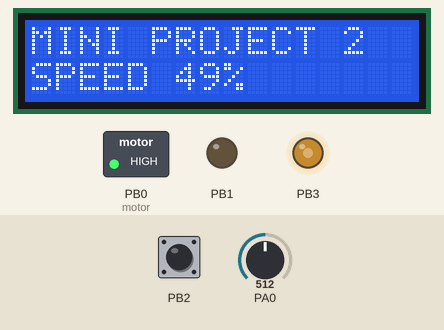
Recording of a program running on a simulated ATmega16, built with avr-gcc and emulated at 1 MHz. Shown: 16×2 character LCD, switched loads named in the program (green lamp = pin HIGH), output pins drawn as LEDs (lit = HIGH). Wiring (inferred from the names in the program): character LCD (HD44780): RS PC0; R/W PC1; E PC2; data PD0, PD1, PD2, PD3, PD4, PD5, PD6, PD7. The inputs (shaded band) are chosen by the test bench; at power-on: PA0 = 512, PB2 HIGH. Pins used as bus, display or sensor lines are not drawn.

Above: at 1.2 s.
1.3 s: PA0 set to 716
At 1.7 s:
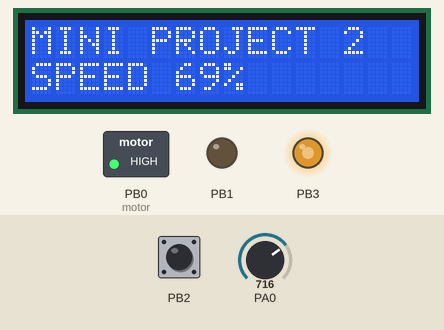
2.8 s: PA0 set to 900
At 3.8 s:
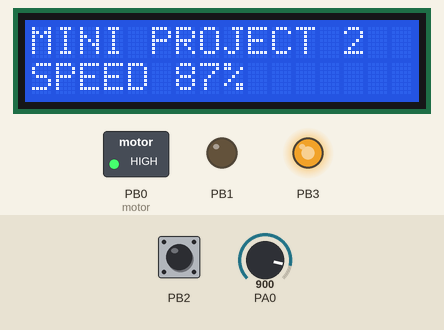
4.3 s: PB2 pulled LOW for 0.15 s
At 5.3 s:
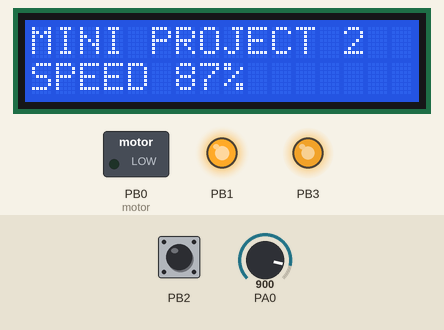
5.9 s: PA0 set to 306
At 7.1 s:
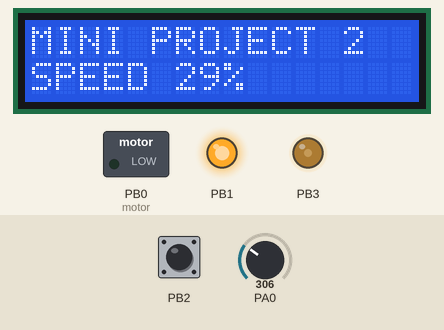
7.4 s: PA0 set to 245
At 8.0 s:
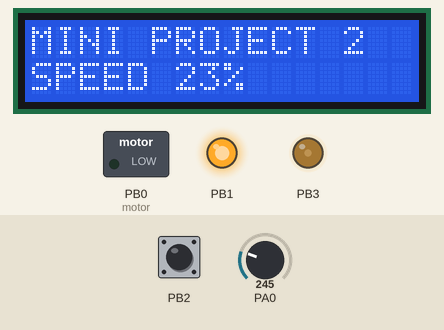
8.9 s: PB2 pulled LOW for 1 s
At 10.0 s:
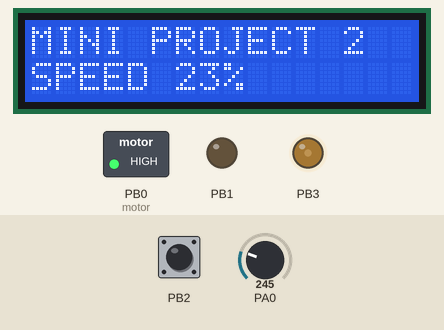
Timing chart, 0 to 11.9 s (numbered marks = the images above; inputs shaded):
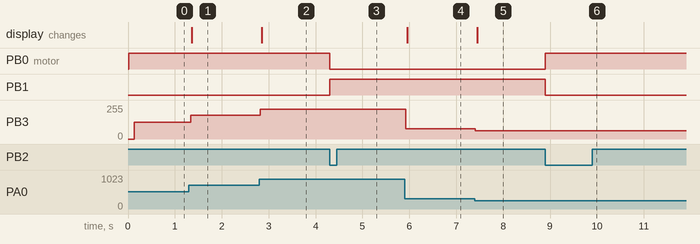

Measured:
- after the input at 1.3 s, PB3: 127/255 → 178/255 at once; the display: changes after 0.06 s (image 1)
- after the input at 2.8 s, PB3: 178/255 → 224/255 at once; the display: changes after 0.06 s (image 2)
- after the input at 4.3 s, PB0 (motor): HIGH → LOW at once; PB1: LOW → HIGH at once
- after the input at 5.9 s, PB3: 224/255 → 76/255 at once; the display: changes after 0.06 s (image 4)
- after the input at 7.4 s, PB3: 76/255 → 61/255 at once; the display: changes at once (image 5)
- after the input at 8.9 s, PB0 (motor): LOW → HIGH at once; PB1: HIGH → LOW at once

The program:

Main.c
```c
/*************************************************************************************
 *  Main.c
 *
 *  Description: The main code of the second mini project in the embedded diploma
 *  Created on: Sep 26, 2018
 *  Author: Ahmad Ganzouri
 *************************************************************************************/

#include "lcd.h"
#include "adc.h"
#define TIMER0_MAX 255
#define ADC_MAX 1023

/* ISR of the Interrupt 2 to reverse the direction of the motor at the falling edge */

ISR(INT2_vect)
{
	PORTB ^= (1<<PB1);
	PORTB ^= (1<<PB0);
}

/* functions prototypes*/

void INT2_Init(void);
void Timer0_PWM_Init(unsigned char set_duty_cycle);

/* global variables definitions */
uint16 duty_cycle;
uint16 pot_value;


int main ()
{
	LCD_init();
	ADC_init();
	Timer0_PWM_Init(0);     /* Init of TIMER0 PWM with 0 duty cycle */
	INT2_Init();            /* Init the Interrupt and SREG */
	DDRB |= (1<<PB0) | (1 << PB1); /* Setting PB0 , PB1 as output pins for the motor */
	PORTB|= (1<<PB0);       /* setting the direction of the motor at the first PB0 =1 , PB1 = 0 */
	LCD_clearScreen();
	LCD_displayString("MINI PROJECT 2");
	LCD_goToRowColumn(1,0);
	LCD_displayString("SPEED");
	while(1)
	{
	/*Reading the value of the pot and convert it by ADC Channel 0*/
     pot_value = ADC_readChannel(0);
     /* Converting the value to the range of 0~256 to fit the TIMER0 range */
     duty_cycle = ((float)pot_value/ADC_MAX)*TIMER0_MAX;
     /* write the duty cycle value into Register OCR0 to change the speed */
     OCR0 = duty_cycle;

     /* to show the percentage of the motor speed at LCD */

     LCD_displayString("   ");
     LCD_goToRowColumn(1,6);
     LCD_intgerToString((duty_cycle*100)/TIMER0_MAX);
     LCD_displayCharacter('%');
	}
}


/* External INT2 enable and configuration function */
void INT2_Init(void)
{
	SREG   &= ~(1<<7);      /* Disable interrupts by clearing I-bit*/
	DDRB   &= (~(1<<PB2));   /* Configure INT2/PB2 as input pin */
	PORTB  |= (1<<PB2);      /* enable internal pull up resistor */
	GICR   |= (1<<INT2);	/* Enable external interrupt pin INT2*/
	MCUCSR &= ~(1<<ISC2);    /* Trigger INT2 with the falling edge*/
	SREG   |= (1<<7);       /* Enable interrupts by setting I-bit*/
}

void Timer0_PWM_Init(unsigned char set_duty_cycle)
{

	TCNT0 = 0; // Timer initial value

	OCR0  = set_duty_cycle; //compare value

	DDRB  = DDRB | (1<<PB3); //set OC0 as output pin --> pin where the PWM signal is generated from MC

	/* Configure timer control register
	 * 1. Fast PWM mode FOC0=0
	 * 2. Fast PWM Mode WGM01=1 & WGM00=1
	 * 3. Clear OC0 when match occurs (non inverted mode) COM00=0 & COM01=1
	 * 4. clock = F_CPU/8 CS00=0 CS01=1 CS02=0
	 */
	TCCR0 = (1<<WGM00) | (1<<WGM01) | (1<<COM01) | (1<<CS01);
}
```

adc.c
```c
 /******************************************************************************
 *
 * Module: ADC
 *
 * File Name: adc.c
 *
 * Description: Source file for the ATmega16 ADC driver
 *
 * Author: Mohamed Tarek
 *
 *******************************************************************************/

#include "adc.h"

/*******************************************************************************
 *                      Functions Definitions                                  *
 *******************************************************************************/

void ADC_init(void)
{
	/* ADMUX Register Bits Description:
	 * REFS1:0 = 00 to choose to connect external reference voltage by input this voltage through AREF pin
	 * ADLAR   = 0 right adjusted
	 * MUX4:0  = 00000 to choose channel 0 as initialization
	 */
	ADMUX = 0;

	/* ADCSRA Register Bits Description:
	 * ADEN    = 1 Enable ADC
	 * ADIE    = 0 Disable ADC Interrupt
	 * ADPS2:0 = 011 to choose ADC_Clock=F_CPU/8=1Mhz/8=125Khz --> ADC must operate in range 50-200Khz
	 */
	ADCSRA = (1<<ADEN) | (1<<ADPS1) | (1<<ADPS0);
}

uint16 ADC_readChannel(uint8 channel_num)
{
	channel_num &= 0x07; /* channel number must be from 0 --> 7 */
	ADMUX &= 0xE0; /* clear first 5 bits in the ADMUX (channel number MUX4:0 bits) before set the required channel */
	ADMUX = ADMUX | channel_num; /* choose the correct channel by setting the channel number in MUX4:0 bits */
	SET_BIT(ADCSRA,ADSC); /* start conversion write '1' to ADSC */
	while(BIT_IS_CLEAR(ADCSRA,ADIF)); /* wait for conversion to complete ADIF becomes '1' */
	SET_BIT(ADCSRA,ADIF); /* clear ADIF by write '1' to it :) */
	return ADC; /* return the data register */
}
```

adc.h
```c
 /******************************************************************************
 *
 * Module: ADC
 *
 * File Name: adc.h
 *
 * Description: header file for the ATmega16 ADC driver
 *
 * Author: Mohamed Tarek
 *
 *******************************************************************************/

#ifndef ADC_H_
#define ADC_H_

#include "micro_config.h"
#include "std_types.h"
#include "common_macros.h"

/*******************************************************************************
 *                      Functions Prototypes                                   *
 *******************************************************************************/

/*
 * Description :
 * Function responsible for initialize the ADC driver.
 */
void ADC_init(void);

/*
 * Description :
 * Function responsible for read analog data from a certain ADC channel
 * and convert it to digital using the ADC driver.
 */
uint16 ADC_readChannel(uint8 channel_num);

#endif /* ADC_H_ */
```

micro_config.h
```c
 /******************************************************************************
 *
 * Module: Micro - Configuration
 *
 * File Name: Micro_Config.h
 *
 * Description: File include all Microcontroller libraries
 *
 * Author: Mohamed Tarek
 *
 *******************************************************************************/

#ifndef MICRO_CONFIG_H_
#define MICRO_CONFIG_H_

#ifndef F_CPU
#define F_CPU 1000000UL //1MHz Clock frequency
#endif

#include <avr/io.h>
#include <avr/interrupt.h>
#include <util/delay.h>

#endif /* MICRO_CONFIG_H_ */
```

lcd.c
```c
 /******************************************************************************
 *
 * Module: LCD
 *
 * File Name: lcd.c
 *
 * Description: Source file for the LCD driver
 *
 * Author: Mohamed Tarek
 *
 *******************************************************************************/

#include "lcd.h"

/*******************************************************************************
 *                      Functions Definitions                                  *
 *******************************************************************************/
void LCD_init(void)
{
	LCD_CTRL_PORT_DIR |= (1<<E) | (1<<RS) | (1<<RW); /* Configure the control pins(E,RS,RW) as output pins */

	#if (DATA_BITS_MODE == 4)
		#ifdef UPPER_PORT_PINS
			LCD_DATA_PORT_DIR |= 0xF0; /* Configure the highest 4 bits of the data port as output pins */
		#else
			LCD_DATA_PORT_DIR |= 0x0F; /* Configure the lowest 4 bits of the data port as output pins */
		#endif
		LCD_sendCommand(FOUR_BITS_DATA_MODE); /* initialize LCD in 4-bit mode */
		LCD_sendCommand(TWO_LINE_LCD_Four_BIT_MODE); /* use 2-line lcd + 4-bit Data Mode + 5*7 dot display Mode */
	#elif (DATA_BITS_MODE == 8)
		LCD_DATA_PORT_DIR = 0xFF; /* Configure the data port as output port */
		LCD_sendCommand(TWO_LINE_LCD_Eight_BIT_MODE); /* use 2-line lcd + 8-bit Data Mode + 5*7 dot display Mode */
	#endif

	LCD_sendCommand(CURSOR_OFF); /* cursor off */
	LCD_sendCommand(CLEAR_COMMAND); /* clear LCD at the beginning */
}

void LCD_sendCommand(uint8 command)
{
	CLEAR_BIT(LCD_CTRL_PORT,RS); /* Instruction Mode RS=0 */
	CLEAR_BIT(LCD_CTRL_PORT,RW); /* write data to LCD so RW=0 */
	_delay_ms(1); /* delay for processing Tas = 50ns */
	SET_BIT(LCD_CTRL_PORT,E); /* Enable LCD E=1 */
	_delay_ms(1); /* delay for processing Tpw - Tdws = 190ns */
#if (DATA_BITS_MODE == 4)
	/* out the highest 4 bits of the required command to the data bus D4 --> D7 */
#ifdef UPPER_PORT_PINS
	LCD_DATA_PORT = (LCD_DATA_PORT & 0x0F) | (command & 0xF0);
#else
	LCD_DATA_PORT = (LCD_DATA_PORT & 0xF0) | ((command & 0xF0) >> 4);
#endif

	_delay_ms(1); /* delay for processing Tdsw = 100ns */
	CLEAR_BIT(LCD_CTRL_PORT,E); /* disable LCD E=0 */
	_delay_ms(1); /* delay for processing Th = 13ns */
	SET_BIT(LCD_CTRL_PORT,E); /* Enable LCD E=1 */
	_delay_ms(1); /* delay for processing Tpw - Tdws = 190ns */

	/* out the lowest 4 bits of the required command to the data bus D4 --> D7 */
#ifdef UPPER_PORT_PINS
	LCD_DATA_PORT = (LCD_DATA_PORT & 0x0F) | ((command & 0x0F) << 4);
#else
	LCD_DATA_PORT = (LCD_DATA_PORT & 0xF0) | (command & 0x0F);
#endif

	_delay_ms(1); /* delay for processing Tdsw = 100ns */
	CLEAR_BIT(LCD_CTRL_PORT,E); /* disable LCD E=0 */
	_delay_ms(1); /* delay for processing Th = 13ns */
#elif (DATA_BITS_MODE == 8)
	LCD_DATA_PORT = command; /* out the required command to the data bus D0 --> D7 */
	_delay_ms(1); /* delay for processing Tdsw = 100ns */
	CLEAR_BIT(LCD_CTRL_PORT,E); /* disable LCD E=0 */
	_delay_ms(1); /* delay for processing Th = 13ns */
#endif
}

void LCD_displayCharacter(uint8 data)
{
	SET_BIT(LCD_CTRL_PORT,RS); /* Data Mode RS=1 */
	CLEAR_BIT(LCD_CTRL_PORT,RW); /* write data to LCD so RW=0 */
	_delay_ms(1); /* delay for processing Tas = 50ns */
	SET_BIT(LCD_CTRL_PORT,E); /* Enable LCD E=1 */
	_delay_ms(1); /* delay for processing Tpw - Tdws = 190ns */
#if (DATA_BITS_MODE == 4)
	/* out the highest 4 bits of the required data to the data bus D4 --> D7 */
#ifdef UPPER_PORT_PINS
	LCD_DATA_PORT = (LCD_DATA_PORT & 0x0F) | (data & 0xF0);
#else
	LCD_DATA_PORT = (LCD_DATA_PORT & 0xF0) | ((data & 0xF0) >> 4);
#endif

	_delay_ms(1); /* delay for processing Tdsw = 100ns */
	CLEAR_BIT(LCD_CTRL_PORT,E); /* disable LCD E=0 */
	_delay_ms(1); /* delay for processing Th = 13ns */
	SET_BIT(LCD_CTRL_PORT,E); /* Enable LCD E=1 */
	_delay_ms(1); /* delay for processing Tpw - Tdws = 190ns */

	/* out the lowest 4 bits of the required data to the data bus D4 --> D7 */
#ifdef UPPER_PORT_PINS
	LCD_DATA_PORT = (LCD_DATA_PORT & 0x0F) | ((data & 0x0F) << 4);
#else
	LCD_DATA_PORT = (LCD_DATA_PORT & 0xF0) | (data & 0x0F);
#endif

	_delay_ms(1); /* delay for processing Tdsw = 100ns */
	CLEAR_BIT(LCD_CTRL_PORT,E); /* disable LCD E=0 */
	_delay_ms(1); /* delay for processing Th = 13ns */
#elif (DATA_BITS_MODE == 8)
	LCD_DATA_PORT = data; /* out the required command to the data bus D0 --> D7 */
	_delay_ms(1); /* delay for processing Tdsw = 100ns */
	CLEAR_BIT(LCD_CTRL_PORT,E); /* disable LCD E=0 */
	_delay_ms(1); /* delay for processing Th = 13ns */
#endif
}

void LCD_displayString(const char *Str)
{
	uint8 i = 0;
	while(Str[i] != '\0')
	{
		LCD_displayCharacter(Str[i]);
		i++;
	}
	/***************** Another Method ***********************
	while((*Str) != '\0')
	{
		LCD_displayCharacter(*Str);
		Str++;
	}
	*********************************************************/
}

void LCD_goToRowColumn(uint8 row,uint8 col)
{
	uint8 Address;

	/* first of all calculate the required address */
	switch(row)
	{
		case 0:
				Address=col;
				break;
		case 1:
				Address=col+0x40;
				break;
		case 2:
				Address=col+0x10;
				break;
		case 3:
				Address=col+0x50;
				break;
	}
	/* to write to a specific address in the LCD
	 * we need to apply the corresponding command 0b10000000+Address */
	LCD_sendCommand(Address | SET_CURSOR_LOCATION);
}

void LCD_displayStringRowColumn(uint8 row,uint8 col,const char *Str)
{
	LCD_goToRowColumn(row,col); /* go to to the required LCD position */
	LCD_displayString(Str); /* display the string */
}

void LCD_intgerToString(int data)
{
   char buff[16]; /* String to hold the ascii result */
   itoa(data,buff,10); /* 10 for decimal */
   LCD_displayString(buff);
}

void LCD_clearScreen(void)
{
	LCD_sendCommand(CLEAR_COMMAND); //clear display
}
```

lcd.h
```c
 /******************************************************************************
 *
 * Module: LCD
 *
 * File Name: lcd.h
 *
 * Description: Header file for the LCD driver
 *
 * Author: Mohamed Tarek
 *
 *******************************************************************************/

#ifndef LCD_H_
#define LCD_H_

#include "std_types.h"
#include "common_macros.h"
#include "micro_config.h"

/*******************************************************************************
 *                      Preprocessor Macros                                    *
 *******************************************************************************/
/* LCD Data bits mode configuration */
#define DATA_BITS_MODE 8

/* Use higher 4 bits in the data port */
#if (DATA_BITS_MODE == 4)
#define UPPER_PORT_PINS
#endif


/* LCD HW Pins */
#define RS PC0
#define RW PC1
#define E  PC2
#define LCD_CTRL_PORT PORTC
#define LCD_CTRL_PORT_DIR DDRC
#define LCD_DATA_PORT PORTD
#define LCD_DATA_PORT_DIR DDRD

/* LCD Commands */
#define CLEAR_COMMAND 0x01
#define FOUR_BITS_DATA_MODE 0x02
#define TWO_LINE_LCD_Four_BIT_MODE 0x28
#define TWO_LINE_LCD_Eight_BIT_MODE 0x38
#define CURSOR_OFF 0x0C
#define CURSOR_ON 0x0E
#define SET_CURSOR_LOCATION 0x80

/*******************************************************************************
 *                      Functions Prototypes                                   *
 *******************************************************************************/
void LCD_sendCommand(uint8 command);
void LCD_displayCharacter(uint8 data);
void LCD_displayString(const char *Str);
void LCD_init(void);
void LCD_clearScreen(void);
void LCD_displayStringRowColumn(uint8 row,uint8 col,const char *Str);
void LCD_goToRowColumn(uint8 row,uint8 col);
void LCD_intgerToString(int data);

#endif /* LCD_H_ */
```

common_macros.h
```c
 /******************************************************************************
 *
 * Module: Common - Macros
 *
 * File Name: Common_Macros.h
 *
 * Description: Commonly used Macros
 *
 * Author: Mohamed Tarek
 *
 *******************************************************************************/

#ifndef COMMON_MACROS
#define COMMON_MACROS

/* Set a certain bit in any register */
#define SET_BIT(REG,BIT) (REG|=(1<<BIT))

/* Clear a certain bit in any register */
#define CLEAR_BIT(REG,BIT) (REG&=(~(1<<BIT)))

/* Toggle a certain bit in any register */
#define TOGGLE_BIT(REG,BIT) (REG^=(1<<BIT))

/* Rotate right the register value with specific number of rotates */
#define ROR(REG,num) ( REG= (REG>>num) | (REG<<(8-num)) )

/* Rotate left the register value with specific number of rotates */
#define ROL(REG,num) ( REG= (REG<<num) | (REG>>(8-num)) )

/* Check if a specific bit is set in any register and return true if yes */
#define BIT_IS_SET(REG,BIT) ( REG & (1<<BIT) )

/* Check if a specific bit is cleared in any register and return true if yes */
#define BIT_IS_CLEAR(REG,BIT) ( !(REG & (1<<BIT)) )

#endif
```

std_types.h
```c
 /******************************************************************************
 *
 * Module: Common - Platform Types Abstraction
 *
 * File Name: std_types.h
 *
 * Description: types for AVR
 *
 * Author: Mohamed Tarek
 *
 *******************************************************************************/

#ifndef STD_TYPES_H_
#define STD_TYPES_H_

/* Boolean Data Type */
typedef unsigned char bool;

/* Boolean Values */
#ifndef FALSE
#define FALSE       (0u)
#endif
#ifndef TRUE
#define TRUE        (1u)
#endif

#define HIGH        (1u)
#define LOW         (0u)

typedef unsigned char         uint8;          /*           0 .. 255             */
typedef signed char           sint8;          /*        -128 .. +127            */
typedef unsigned short        uint16;         /*           0 .. 65535           */
typedef signed short          sint16;         /*      -32768 .. +32767          */
typedef unsigned long         uint32;         /*           0 .. 4294967295      */
typedef signed long           sint32;         /* -2147483648 .. +2147483647     */
typedef unsigned long long    uint64;         /*       0..18446744073709551615  */
typedef signed long long      sint64;
typedef float                 float32;
typedef double                float64;

#endif /* STD_TYPE_H_ */
```
